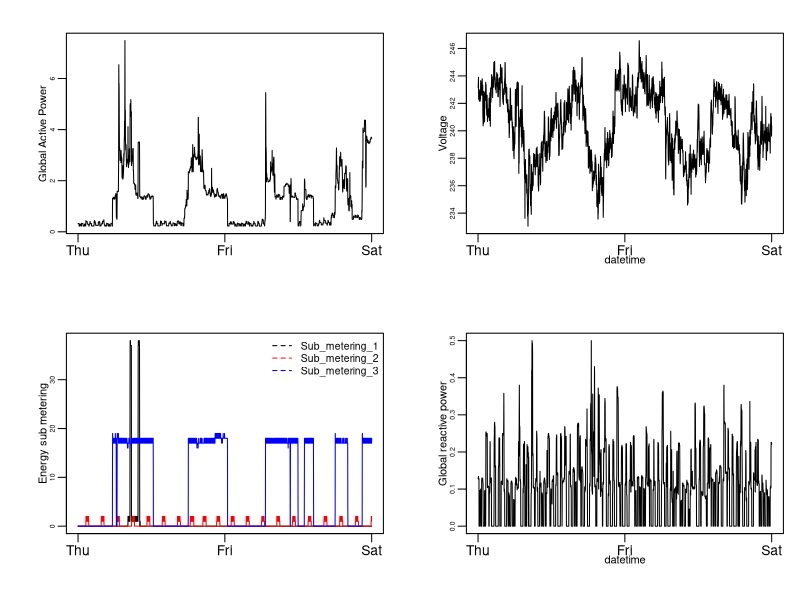

Write the R code that produced this figure.
#NOTE: data has been subsetted in order to save space in computer memory
#subset file has also been uploaded to the github repository

data<-read.csv("subset_household_data.csv", header=TRUE, stringsAsFactors = FALSE)
data[,1]<-as.Date(data[,1],"%d/%m/%Y")
png(file="Plot4.png",width=480,height=480)
par(mfrow = c(2,2),  mar = c(4, 4, 2, 1), mgp = c(1, 0.5, 0))
plot(data[,3], type = "l", ylab = "Global Active Power", xaxt="n", xlab="", cex.axis = 0.5, cex.lab = 0.8)
axis(1, at=c(0,length(data[,1])/2, length(data[,1])),labels = c("Thu", "Fri", "Sat"))
plot(data[,5], type = "l", ylab = "Voltage", xaxt="n", xlab="datetime", cex.axis = 0.5, cex.lab = 0.8)
axis(1, at=c(0,length(data[,1])/2, length(data[,1])),labels = c("Thu", "Fri", "Sat"))
plot(data[,7], type = "l", ylab = "Energy sub metering", xaxt="n", xlab="", cex.axis = 0.5, cex.lab = 0.8)
lines(data[,8], type = "l", col = "red")
lines(data[,9], type = "l", col = "blue")
legend("topright", legend = names(data[7:9]), lty=2, col = c("black","red","blue"), bty='n', cex=.75)
axis(1, at=c(0,length(data[,1])/2, length(data[,1])),labels = c("Thu", "Fri", "Sat"))
plot(data[,4], type = "l", ylab = "Global reactive power", xaxt="n", xlab="datetime", cex.axis = 0.5, cex.lab = 0.8)
axis(1, at=c(0,length(data[,1])/2, length(data[,1])),labels = c("Thu", "Fri", "Sat"))
dev.off()
